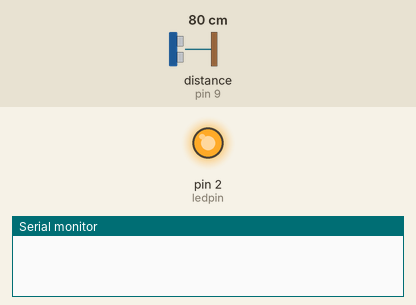
Simulated run of this sketch. Board: Arduino Uno, built with avr-gcc and run on an emulated ATmega328P. Shown: output pins drawn as LEDs (lit = HIGH), the last lines printed to the serial monitor. Wiring (inferred from the names in the program): ultrasonic range finder: trigger pin 10; echo pin 9. The test bench sets the inputs (shaded band); at power-on: distance to the obstacle (sensor on pin 9) 80 cm. The echo pulse lasts 58.3 µs per cm; pins used as bus, display or sensor lines are not drawn.

Above: at 1.2 s.
1.3 s: distance to the obstacle (sensor on pin 9) set to 32 cm
2.8 s: distance to the obstacle (sensor on pin 9) set to 28 cm
At 3.3 s:
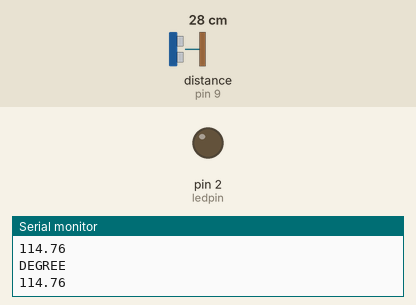
4.3 s: distance to the obstacle (sensor on pin 9) set to 35 cm
At 5.0 s:
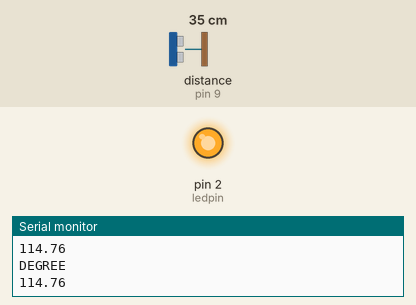
Timing chart, 0 to 7.3 s (numbered marks = the images above; inputs shaded):
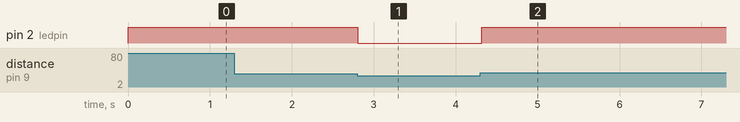

Measured:
- the behaviour switches between 31 and 30 cm on distance to the obstacle (sensor on pin 9) (found by bisection; images 0 and 1)
- after the input at 1.3 s, every drawn part: stays the same
- after the input at 2.8 s, pin 2 (ledpin): HIGH → LOW at once
- after the input at 4.3 s, pin 2 (ledpin): LOW → HIGH at once

The sketch:

Ultrasonic_Lab_Range_Finder_spread_angle.ino
```cpp
// Constant variables indicating the connections for pins
const int triggerpin = 10;
const int echopin = 9;
const int ledpin = 2;
int min = 200;


// Variable initialization
float time = 0;
float distance = 0;


void setup()
{
  pinMode(triggerpin, OUTPUT);
  pinMode(echopin, INPUT);
  pinMode(ledpin, OUTPUT);
  Serial.begin(9600); //allows output
}


void loop()
{
  digitalWrite(triggerpin, LOW);
  delayMicroseconds(2);
  digitalWrite(triggerpin, HIGH);
  delayMicroseconds(5);
  digitalWrite(triggerpin, LOW);

  //DISTANCE
  time = pulseIn(echopin, HIGH);
  distance = time/29/2;


  //LED
  if (distance > 30)
  {
    digitalWrite(ledpin, HIGH);
  }
  else
  {
    digitalWrite(ledpin, LOW);
    double output = acos(15/distance);

    output = output * 2;
    output = output * (180/3.14159);
    Serial.println("DEGREE");
    Serial.println(output);
  }


}
```
